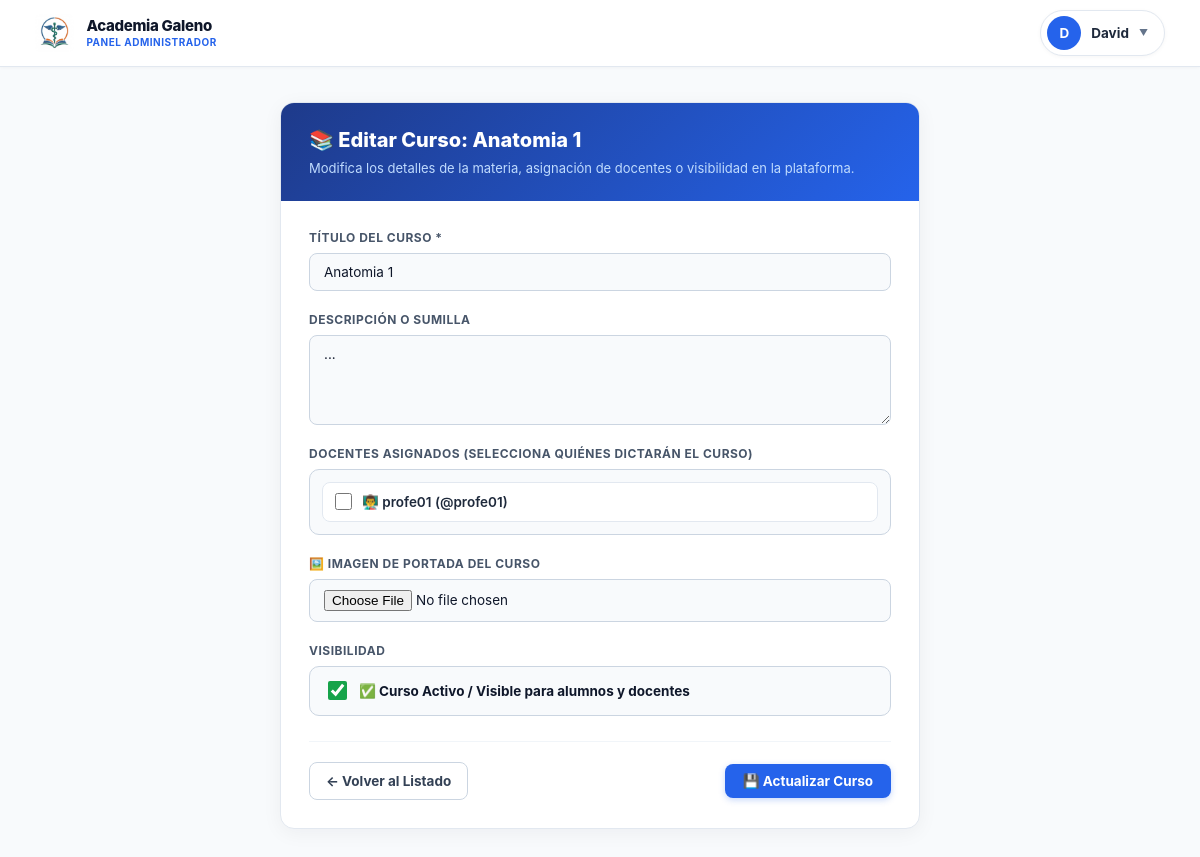
The app's page /panel-admin/curso/1/editar/ (signed in) with its own data.
### academia/models.py (models this page shows, shortened)
class Curso(models.Model):
    titulo = models.CharField(max_length=200)
    descripcion = models.TextField(blank=True, null=True)
    imagen_portada = models.ImageField(upload_to='cursos_portadas/', blank=True, null=True)
    docentes = models.ManyToManyField(User, related_name='cursos_asignados', blank=True)
    periodo = models.ForeignKey(PeriodoAcademico, on_delete=models.SET_NULL, related_name='cursos', null=True, blank=True)
    estado = models.BooleanField(default=True)
    fecha_creacion = models.DateTimeField(auto_now_add=True)
    class Meta:
        verbose_name = "Curso"
        verbose_name_plural = "Cursos"
        ordering = ['-fecha_creacion']

### academia/views.py (the view, shortened to what this page needs)
# urls.py: path('panel-admin/curso/<int:curso_id>/editar/', views.admin_editar_curso, name='admin_editar_curso'),
@login_required
@user_passes_test(es_administrador, login_url='/cuentas/login/')
def admin_editar_curso(request, curso_id):
    curso = get_object_or_404(Curso, id=curso_id)
    docentes = User.objects.filter(groups__name='Docentes')
    return render(request, 'editar_curso.html', {'curso': curso, 'docentes': docentes})

### academia/views.py (called while the page is built)
def es_administrador(user):
    return user.is_authenticated and (user.is_superuser or user.is_staff or user.groups.filter(name='Administrador').exists())

### academia/templates/editar_curso.html (shortened to what this page needs)
{% load static %}
<!DOCTYPE html>
<html lang="es">
<head>
    <link rel="stylesheet" href="{% static 'css/base.css' %}?v=3.0">
    <link rel="stylesheet" href="{% static 'css/admin_dashboard.css' %}?v=5.0">
</head>
<body>
    <header class="top-nav">
        <a href="{% url 'admin_dashboard' %}" class="brand-container">
            <img src="{% static 'image/logo.jpeg' %}" alt="Logo Academia Galeno" class="brand-logo-img">
            <div class="brand-text-block">
                <span class="brand-title">Academia Galeno</span>
                <span class="brand-subtitle">PANEL ADMINISTRADOR</span>
            </div>
        </a>
        <div class="user-dropdown-container">
            <div class="user-profile-trigger">
                <div class="user-avatar-circle">
                    {{ request.user.first_name|first|default:request.user.username|first }}
                </div>
                <span class="user-trigger-text">
                    {{ request.user.first_name|default:request.user.username }}
                </span>
                <span class="dropdown-arrow">▼</span>
            </div>
        </div>
    </header>
    <main class="form-container-boxed">
        <div class="card-formulario">
            <div class="card-formulario-header">
                <h2>📚 Editar Curso: {{ curso.titulo }}</h2>
                <p>Modifica los detalles de la materia, asignación de docentes o visibilidad en la plataforma.</p>
            </div>
            <div class="card-formulario-body">
               <form method="POST" action="{% url 'admin_editar_curso' curso.id %}" enctype="multipart/form-data">
                    <div style="display: flex; flex-direction: column; gap: 20px;">
                        <div class="campo-form">
                            <label class="label-form" for="titulo">Título del Curso *</label>
                            <input type="text" id="titulo" name="titulo" class="input-form" value="{{ curso.titulo }}" required>
                        </div>
                        <div class="campo-form">
                            <label class="label-form" for="descripcion">Descripción o Sumilla</label>
                            <textarea id="descripcion" name="descripcion" class="textarea-form" rows="3" placeholder="Ingresa una breve descripción de los contenidos del curso...">{{ curso.descripcion|default:'' }}</textarea>
                        </div>
                        <div class="campo-form">
                            <label class="label-form">Docentes Asignados (Selecciona quiénes dictarán el curso)</label>
                            <div class="docentes-lista-card">
                                {% for docente in docentes %}
                                    <label class="docente-item-checkbox">
                                        <input type="checkbox"
                                               name="docentes"
                                               value="{{ docente.id }}"
                                               {% if docente in curso.docentes.all %}checked{% endif %}>
                                        <span>👨‍🏫 {{ docente.get_full_name|default:docente.username }} (@{{ docente.username }})</span>
                                    </label>
                                {% empty %}
                                    <p style="font-size: 13px; color: #94a3b8; margin: 0; padding: 10px; text-align: center;">
                                        No hay docentes registrados en el sistema.
                                    </p>
                                {% endfor %}
                            </div>
                        </div>
                        <div class="campo-form">
                            <label class="label-form" for="imagen_portada">🖼️ Imagen de Portada del Curso</label>
                            <input type="file" id="imagen_portada" name="imagen_portada" accept="image/*" class="input-form">
                        </div>
                        <div class="campo-form">
                            <label class="label-form">Visibilidad</label>
                            <label class="switch-estado-box">
                                <input type="checkbox" name="estado" {% if curso.estado %}checked{% endif %}>
                                <span class="switch-estado-label">✅ Curso Activo / Visible para alumnos y docentes</span>
                            </label>
                        </div>
                    </div>
                    <div class="footer-botones-form">
                        <a href="{% url 'admin_cursos_lista' %}" class="btn-secundario">
                            ← Volver al Listado
                        </a>
                        <button type="submit" class="btn-primario">
                            💾 Actualizar Curso
                        </button>
                    </div>
                </form>
            </div>
        </div>
    </main>
</body>
</html>

### academia/static/css/base.css (style rules this page uses)
:root { --primary: #2563eb; --primary-dark: #1d4ed8; --bg-main: #f8fafc; --card-bg: #ffffff; --text-main: #0f172a; --text-muted: #64748b; --border-color: #e2e8f0; }
* { margin: 0; padding: 0; box-sizing: border-box; font-family: -apple-system, BlinkMacSystemFont, "Segoe UI", Roboto, "Helvetica Neue", Arial, sans-serif; }
body { background-color: var(--bg-main); color: var(--text-main); line-height: 1.5; }
.top-nav { background-color: var(--card-bg); border-bottom: 1px solid var(--border-color); padding: 10px 30px; display: flex; justify-content: space-between; align-items: center; box-shadow: 0 1px 3px rgba(0, 0, 0, 0.04); }
.brand-container { display: flex; align-items: center; gap: 12px; text-decoration: none; }
.brand-logo-img { height: 38px; width: auto; object-fit: contain; border-radius: 6px; transition: transform 0.2s ease; }
.brand-text-block { display: flex; flex-direction: column; }
.brand-title { font-weight: 800; font-size: 15px; color: #0f172a; line-height: 1.2; letter-spacing: -0.3px; }
.brand-subtitle { font-size: 10.5px; font-weight: 600; color: var(--primary); text-transform: uppercase; letter-spacing: 0.5px; }
.user-dropdown-container { position: relative; display: inline-block; }
.user-profile-trigger { display: flex; align-items: center; gap: 10px; background: #f8fafc; border: 1px solid var(--border-color); padding: 5px 14px 5px 6px; border-radius: 50px; cursor: pointer; transition: all 0.2s ease; user-select: none; }
.user-avatar-circle { width: 32px; height: 32px; border-radius: 50%; background: var(--primary); color: #ffffff; font-weight: 700; font-size: 13px; display: flex; align-items: center; justify-content: center; text-transform: uppercase; }
.user-trigger-text { font-size: 13px; font-weight: 600; color: #1e293b; }
.dropdown-arrow { font-size: 9px; color: var(--text-muted); transition: transform 0.2s ease; }

### records on screen
Curso: titulo "Anatomia 1", descripcion "...", estado "☑"

### other values on screen
{{ request.user.first_name|first|default:request.user.username|first }} "D"
{{ request.user.first_name|default:request.user.username }} "David"
{{ docente.get_full_name|default:docente.username }} "profe01"
{{ docente.username }} "profe01"
